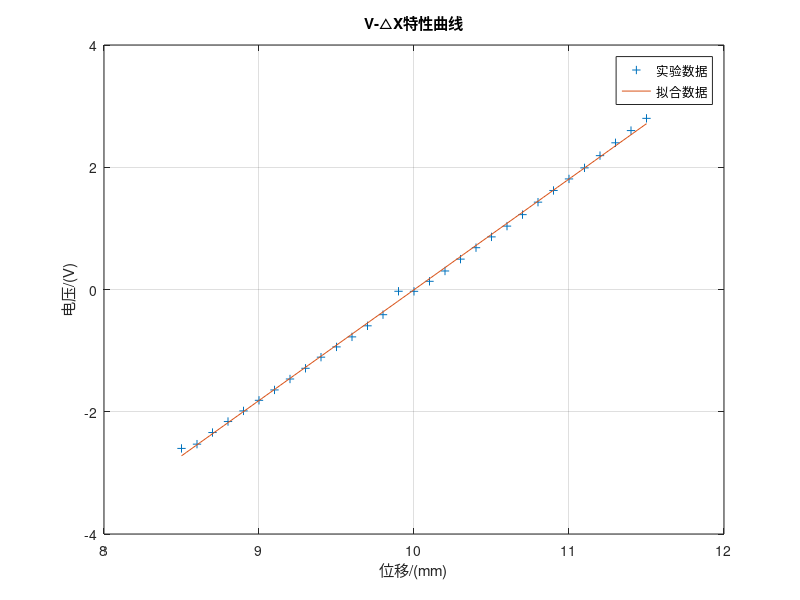

MATLAB code for this plot: (Note: this script raises an error after producing the figure.)
x1=linspace(8.5,11.5,31)
y1=[-2.6 -2.53 -2.34 -2.16 -1.986 -1.813 -1.643 -1.464 -1.289 -1.107 -0.939 -0.775 -0.594 -0.412 -0.029 -0.030 0.134 0.303 0.497 0.684 0.861 1.037 1.225 1.429 1.620 1.809 1.990 2.19 2.40 2.60 2.80]
plot(x1,y1,'+')
hold on
k1=polyfit(x1,y1,1)
x=linspace(min(x1),max(x1))
y=k1(1)*x+k1(2)
plot(x,y)

grid on
legend('实验数据','拟合数据')
xlabel('位移/(mm)')
ylabel('电压/(V)')

xlim([8.00 12.00])
ylim([-4.00 4.00])
title('V-△X特性曲线')
gtext('拟合曲线方程为：y=1.8116*x-18.12')

[maxy,num]=max(abs(k1(1)*x1+k1(2)-y1))
%求最大非线性偏差(绝对值)，num为误差最大处向量位置
fxxwc=abs(maxy/max(y1))%计算非线性误差



